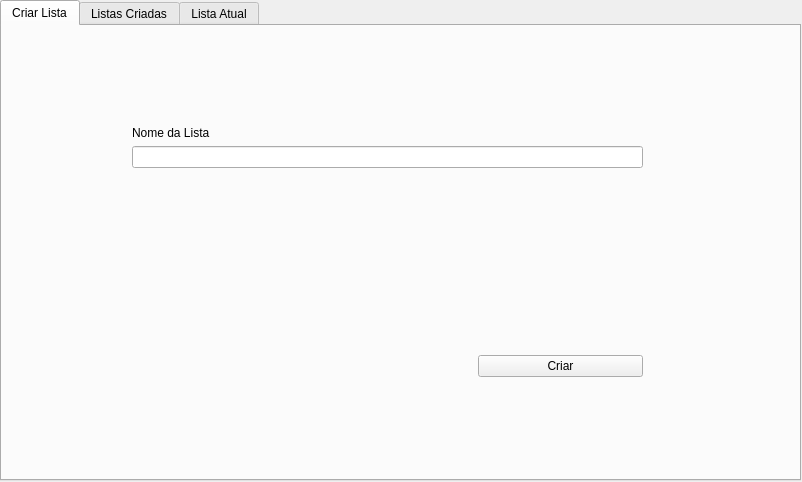
<?xml version="1.0" encoding="UTF-8"?>
<ui version="4.0">
 <class>LoggedWindow</class>
 <widget class="QWidget" name="LoggedWindow">
  <property name="geometry">
   <rect>
    <x>0</x>
    <y>0</y>
    <width>802</width>
    <height>482</height>
   </rect>
  </property>
  <property name="windowTitle">
   <string>Form</string>
  </property>
  <widget class="QTabWidget" name="tabWidget">
   <property name="geometry">
    <rect>
     <x>0</x>
     <y>0</y>
     <width>801</width>
     <height>481</height>
    </rect>
   </property>
   <property name="currentIndex">
    <number>0</number>
   </property>
   <widget class="QWidget" name="tab_2">
    <attribute name="title">
     <string>Criar Lista</string>
    </attribute>
    <widget class="QWidget" name="formLayoutWidget">
     <property name="geometry">
      <rect>
       <x>130</x>
       <y>100</y>
       <width>511</width>
       <height>251</height>
      </rect>
     </property>
     <layout class="QFormLayout" name="formLayout">
      <item row="0" column="0" colspan="2">
       <widget class="QLabel" name="label">
        <property name="text">
         <string>Nome da Lista</string>
        </property>
       </widget>
      </item>
      <item row="1" column="0" colspan="2">
       <widget class="QLineEdit" name="lineEdit"/>
      </item>
      <item row="2" column="0" colspan="2">
       <spacer name="verticalSpacer">
        <property name="orientation">
         <enum>Qt::Vertical</enum>
        </property>
        <property name="sizeHint" stdset="0">
         <size>
          <width>20</width>
          <height>20</height>
         </size>
        </property>
       </spacer>
      </item>
      <item row="3" column="0">
       <spacer name="horizontalSpacer">
        <property name="orientation">
         <enum>Qt::Horizontal</enum>
        </property>
        <property name="sizeHint" stdset="0">
         <size>
          <width>340</width>
          <height>20</height>
         </size>
        </property>
       </spacer>
      </item>
      <item row="3" column="1">
       <widget class="QPushButton" name="pushButton">
        <property name="text">
         <string>Criar</string>
        </property>
       </widget>
      </item>
     </layout>
    </widget>
   </widget>
   <widget class="QWidget" name="tab">
    <attribute name="title">
     <string>Listas Criadas</string>
    </attribute>
    <widget class="QWidget" name="horizontalLayoutWidget">
     <property name="geometry">
      <rect>
       <x>-1</x>
       <y>-1</y>
       <width>801</width>
       <height>451</height>
      </rect>
     </property>
     <layout class="QHBoxLayout" name="horizontalLayout_2">
      <property name="leftMargin">
       <number>4</number>
      </property>
      <item>
       <layout class="QVBoxLayout" name="verticalLayout">
        <property name="sizeConstraint">
         <enum>QLayout::SetMaximumSize</enum>
        </property>
        <property name="leftMargin">
         <number>4</number>
        </property>
        <property name="rightMargin">
         <number>10</number>
        </property>
        <item>
         <widget class="QListView" name="listView_2">
          <property name="sizePolicy">
           <sizepolicy hsizetype="Expanding" vsizetype="Fixed">
            <horstretch>0</horstretch>
            <verstretch>0</verstretch>
           </sizepolicy>
          </property>
          <property name="maximumSize">
           <size>
            <width>520</width>
            <height>250</height>
           </size>
          </property>
         </widget>
        </item>
        <item>
         <widget class="QPushButton" name="pushButton_4">
          <property name="text">
           <string>Remover Música Selecionada</string>
          </property>
         </widget>
        </item>
        <item>
         <widget class="QLabel" name="label_2">
          <property name="sizePolicy">
           <sizepolicy hsizetype="Preferred" vsizetype="Fixed">
            <horstretch>0</horstretch>
            <verstretch>0</verstretch>
           </sizepolicy>
          </property>
          <property name="text">
           <string>Adicionar Música à Lista Atual</string>
          </property>
         </widget>
        </item>
        <item>
         <widget class="QLineEdit" name="lineEdit_2">
          <property name="sizePolicy">
           <sizepolicy hsizetype="Expanding" vsizetype="Fixed">
            <horstretch>0</horstretch>
            <verstretch>0</verstretch>
           </sizepolicy>
          </property>
         </widget>
        </item>
        <item>
         <widget class="QPushButton" name="pushButton_3">
          <property name="sizePolicy">
           <sizepolicy hsizetype="Preferred" vsizetype="Fixed">
            <horstretch>0</horstretch>
            <verstretch>0</verstretch>
           </sizepolicy>
          </property>
          <property name="text">
           <string>Adicionar à Playlist</string>
          </property>
         </widget>
        </item>
       </layout>
      </item>
      <item>
       <layout class="QVBoxLayout" name="verticalLayout_2">
        <property name="sizeConstraint">
         <enum>QLayout::SetFixedSize</enum>
        </property>
        <property name="leftMargin">
         <number>20</number>
        </property>
        <property name="topMargin">
         <number>10</number>
        </property>
        <property name="rightMargin">
         <number>10</number>
        </property>
        <property name="bottomMargin">
         <number>10</number>
        </property>
        <item>
         <widget class="QListView" name="listView">
          <property name="sizePolicy">
           <sizepolicy hsizetype="Maximum" vsizetype="Expanding">
            <horstretch>0</horstretch>
            <verstretch>0</verstretch>
           </sizepolicy>
          </property>
          <property name="maximumSize">
           <size>
            <width>250</width>
            <height>16777215</height>
           </size>
          </property>
         </widget>
        </item>
        <item>
         <widget class="QPushButton" name="pushButton_7">
          <property name="sizePolicy">
           <sizepolicy hsizetype="Fixed" vsizetype="Fixed">
            <horstretch>0</horstretch>
            <verstretch>0</verstretch>
           </sizepolicy>
          </property>
          <property name="minimumSize">
           <size>
            <width>200</width>
            <height>0</height>
           </size>
          </property>
          <property name="text">
           <string>Editar Lista</string>
          </property>
         </widget>
        </item>
        <item>
         <widget class="QPushButton" name="pushButton_2">
          <property name="sizePolicy">
           <sizepolicy hsizetype="Fixed" vsizetype="Fixed">
            <horstretch>0</horstretch>
            <verstretch>0</verstretch>
           </sizepolicy>
          </property>
          <property name="minimumSize">
           <size>
            <width>200</width>
            <height>0</height>
           </size>
          </property>
          <property name="text">
           <string>Tocar Lista</string>
          </property>
         </widget>
        </item>
       </layout>
      </item>
     </layout>
    </widget>
   </widget>
   <widget class="QWidget" name="tab_3">
    <attribute name="title">
     <string>Lista Atual</string>
    </attribute>
    <widget class="QPushButton" name="pushButton_5">
     <property name="geometry">
      <rect>
       <x>220</x>
       <y>180</y>
       <width>151</width>
       <height>31</height>
      </rect>
     </property>
     <property name="text">
      <string>Tocar</string>
     </property>
    </widget>
    <widget class="QPushButton" name="pushButton_6">
     <property name="geometry">
      <rect>
       <x>390</x>
       <y>180</y>
       <width>151</width>
       <height>31</height>
      </rect>
     </property>
     <property name="text">
      <string>Parar</string>
     </property>
    </widget>
    <widget class="QListView" name="listView_3">
     <property name="geometry">
      <rect>
       <x>75</x>
       <y>230</y>
       <width>601</width>
       <height>192</height>
      </rect>
     </property>
    </widget>
    <widget class="QSlider" name="horizontalSlider">
     <property name="geometry">
      <rect>
       <x>200</x>
       <y>50</y>
       <width>331</width>
       <height>51</height>
      </rect>
     </property>
     <property name="orientation">
      <enum>Qt::Horizontal</enum>
     </property>
    </widget>
    <widget class="QLabel" name="label_3">
     <property name="geometry">
      <rect>
       <x>206</x>
       <y>10</y>
       <width>321</width>
       <height>41</height>
      </rect>
     </property>
     <property name="text">
      <string/>
     </property>
    </widget>
    <widget class="QLabel" name="label_4">
     <property name="geometry">
      <rect>
       <x>316</x>
       <y>100</y>
       <width>101</width>
       <height>21</height>
      </rect>
     </property>
     <property name="text">
      <string/>
     </property>
    </widget>
    <widget class="QPushButton" name="pushButton_9">
     <property name="geometry">
      <rect>
       <x>60</x>
       <y>180</y>
       <width>151</width>
       <height>31</height>
      </rect>
     </property>
     <property name="text">
      <string>Anterior</string>
     </property>
    </widget>
    <widget class="QPushButton" name="pushButton_10">
     <property name="geometry">
      <rect>
       <x>560</x>
       <y>180</y>
       <width>151</width>
       <height>31</height>
      </rect>
     </property>
     <property name="text">
      <string>Próxima</string>
     </property>
    </widget>
   </widget>
  </widget>
 </widget>
 <resources/>
 <connections/>
</ui>
